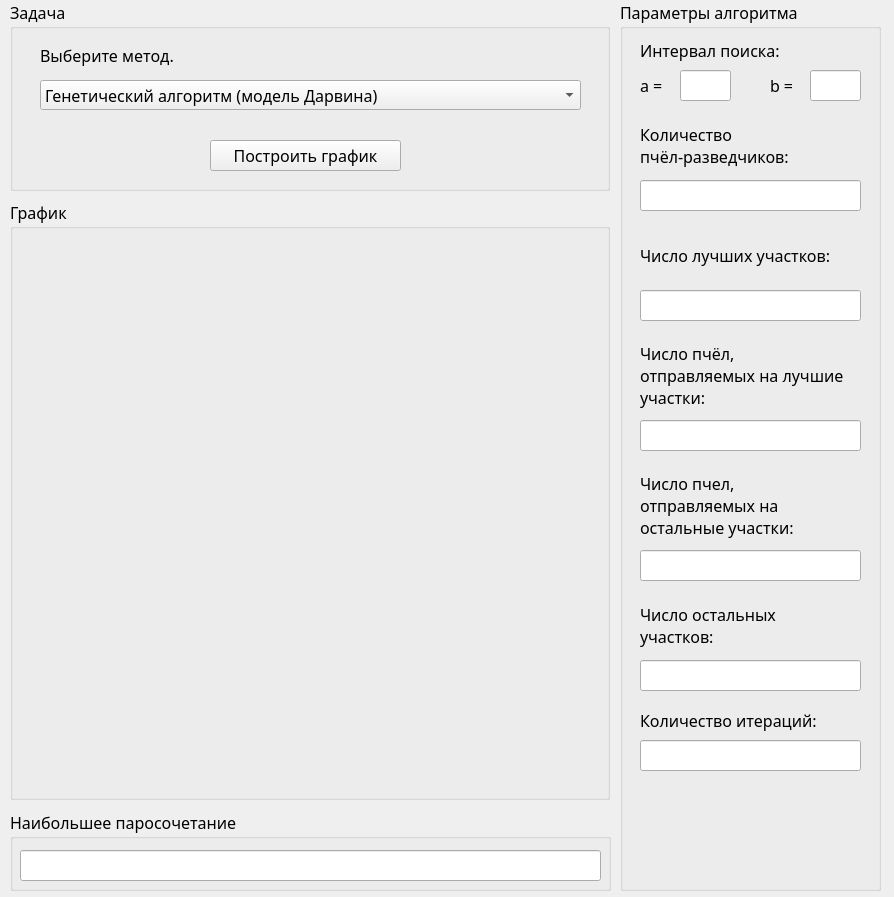
<?xml version="1.0" encoding="UTF-8"?>
<ui version="4.0">
 <class>MainWindow</class>
 <widget class="QMainWindow" name="MainWindow">
  <property name="geometry">
   <rect>
    <x>0</x>
    <y>0</y>
    <width>894</width>
    <height>897</height>
   </rect>
  </property>
  <property name="font">
   <font>
    <family>Calibri Light</family>
    <pointsize>12</pointsize>
   </font>
  </property>
  <property name="windowTitle">
   <string>Методы поисковой оптимизации</string>
  </property>
  <widget class="QWidget" name="centralwidget">
   <widget class="QGroupBox" name="groupBox">
    <property name="geometry">
     <rect>
      <x>10</x>
      <y>200</y>
      <width>600</width>
      <height>600</height>
     </rect>
    </property>
    <property name="title">
     <string>График</string>
    </property>
   </widget>
   <widget class="QGroupBox" name="groupBox_2">
    <property name="geometry">
     <rect>
      <x>10</x>
      <y>0</y>
      <width>600</width>
      <height>191</height>
     </rect>
    </property>
    <property name="title">
     <string>Задача</string>
    </property>
    <widget class="QComboBox" name="comboBox">
     <property name="geometry">
      <rect>
       <x>30</x>
       <y>80</y>
       <width>541</width>
       <height>30</height>
      </rect>
     </property>
     <property name="acceptDrops">
      <bool>false</bool>
     </property>
     <property name="autoFillBackground">
      <bool>false</bool>
     </property>
     <property name="editable">
      <bool>false</bool>
     </property>
     <property name="currentText">
      <string>Генетический алгоритм (модель Дарвина)</string>
     </property>
     <property name="currentIndex">
      <number>0</number>
     </property>
     <property name="sizeAdjustPolicy">
      <enum>QComboBox::AdjustToContentsOnFirstShow</enum>
     </property>
     <property name="frame">
      <bool>true</bool>
     </property>
     <item>
      <property name="text">
       <string>Генетический алгоритм (модель Дарвина)</string>
      </property>
     </item>
     <item>
      <property name="text">
       <string>Генетический алгоритм (модель Ламарка)</string>
      </property>
     </item>
    </widget>
    <widget class="QLabel" name="label">
     <property name="geometry">
      <rect>
       <x>30</x>
       <y>40</y>
       <width>251</width>
       <height>31</height>
      </rect>
     </property>
     <property name="text">
      <string>Выберите метод.</string>
     </property>
    </widget>
    <widget class="QPushButton" name="pushButton">
     <property name="geometry">
      <rect>
       <x>200</x>
       <y>140</y>
       <width>191</width>
       <height>31</height>
      </rect>
     </property>
     <property name="text">
      <string>Построить график</string>
     </property>
    </widget>
   </widget>
   <widget class="QGroupBox" name="groupBox_3">
    <property name="geometry">
     <rect>
      <x>10</x>
      <y>810</y>
      <width>601</width>
      <height>81</height>
     </rect>
    </property>
    <property name="title">
     <string>Наибольшее паросочетание</string>
    </property>
    <widget class="QLineEdit" name="lineEdit_2">
     <property name="geometry">
      <rect>
       <x>10</x>
       <y>40</y>
       <width>581</width>
       <height>31</height>
      </rect>
     </property>
     <property name="readOnly">
      <bool>true</bool>
     </property>
    </widget>
   </widget>
   <widget class="QGroupBox" name="groupBox_4">
    <property name="geometry">
     <rect>
      <x>620</x>
      <y>0</y>
      <width>261</width>
      <height>891</height>
     </rect>
    </property>
    <property name="title">
     <string>Параметры алгоритма</string>
    </property>
    <widget class="QLabel" name="label_6">
     <property name="geometry">
      <rect>
       <x>20</x>
       <y>40</y>
       <width>201</width>
       <height>21</height>
      </rect>
     </property>
     <property name="text">
      <string>Интервал поиска:</string>
     </property>
    </widget>
    <widget class="QLabel" name="label_7">
     <property name="geometry">
      <rect>
       <x>20</x>
       <y>70</y>
       <width>41</width>
       <height>31</height>
      </rect>
     </property>
     <property name="text">
      <string>a = </string>
     </property>
    </widget>
    <widget class="QLineEdit" name="lineEdit_5">
     <property name="geometry">
      <rect>
       <x>60</x>
       <y>70</y>
       <width>51</width>
       <height>31</height>
      </rect>
     </property>
    </widget>
    <widget class="QLabel" name="label_8">
     <property name="geometry">
      <rect>
       <x>150</x>
       <y>70</y>
       <width>41</width>
       <height>31</height>
      </rect>
     </property>
     <property name="text">
      <string>b = </string>
     </property>
    </widget>
    <widget class="QLineEdit" name="lineEdit_6">
     <property name="geometry">
      <rect>
       <x>190</x>
       <y>70</y>
       <width>51</width>
       <height>31</height>
      </rect>
     </property>
    </widget>
    <widget class="QLabel" name="label_9">
     <property name="geometry">
      <rect>
       <x>20</x>
       <y>120</y>
       <width>221</width>
       <height>51</height>
      </rect>
     </property>
     <property name="text">
      <string>&lt;html&gt;&lt;head/&gt;&lt;body&gt;&lt;p&gt;Количество&lt;br&gt;пчёл-разведчиков:&lt;/p&gt;&lt;/body&gt;&lt;/html&gt;</string>
     </property>
    </widget>
    <widget class="QLineEdit" name="lineEdit_7">
     <property name="geometry">
      <rect>
       <x>20</x>
       <y>180</y>
       <width>221</width>
       <height>31</height>
      </rect>
     </property>
    </widget>
    <widget class="QLabel" name="label_10">
     <property name="geometry">
      <rect>
       <x>20</x>
       <y>230</y>
       <width>221</width>
       <height>51</height>
      </rect>
     </property>
     <property name="text">
      <string>&lt;html&gt;&lt;head/&gt;&lt;body&gt;&lt;p&gt;Число лучших участков:&lt;/p&gt;&lt;/body&gt;&lt;/html&gt;</string>
     </property>
    </widget>
    <widget class="QLineEdit" name="lineEdit_8">
     <property name="geometry">
      <rect>
       <x>20</x>
       <y>290</y>
       <width>221</width>
       <height>31</height>
      </rect>
     </property>
    </widget>
    <widget class="QLabel" name="label_11">
     <property name="geometry">
      <rect>
       <x>20</x>
       <y>340</y>
       <width>221</width>
       <height>71</height>
      </rect>
     </property>
     <property name="text">
      <string>&lt;html&gt;&lt;head/&gt;&lt;body&gt;&lt;p&gt;Число пчёл, &lt;br&gt;отправляемых на лучшие&lt;br&gt;участки:&lt;/p&gt;&lt;/body&gt;&lt;/html&gt;</string>
     </property>
    </widget>
    <widget class="QLineEdit" name="lineEdit_9">
     <property name="geometry">
      <rect>
       <x>20</x>
       <y>420</y>
       <width>221</width>
       <height>31</height>
      </rect>
     </property>
    </widget>
    <widget class="QLabel" name="label_12">
     <property name="geometry">
      <rect>
       <x>20</x>
       <y>470</y>
       <width>221</width>
       <height>71</height>
      </rect>
     </property>
     <property name="text">
      <string>&lt;html&gt;&lt;head/&gt;&lt;body&gt;&lt;p&gt;Число пчел, &lt;br&gt;отправляемых на &lt;br&gt;остальные участки:&lt;/p&gt;&lt;/body&gt;&lt;/html&gt;</string>
     </property>
    </widget>
    <widget class="QLineEdit" name="lineEdit_10">
     <property name="geometry">
      <rect>
       <x>20</x>
       <y>550</y>
       <width>221</width>
       <height>31</height>
      </rect>
     </property>
    </widget>
    <widget class="QLabel" name="label_13">
     <property name="geometry">
      <rect>
       <x>20</x>
       <y>600</y>
       <width>221</width>
       <height>51</height>
      </rect>
     </property>
     <property name="text">
      <string>&lt;html&gt;&lt;head/&gt;&lt;body&gt;&lt;p&gt;Число остальных&lt;br&gt;участков:&lt;/p&gt;&lt;/body&gt;&lt;/html&gt;</string>
     </property>
    </widget>
    <widget class="QLineEdit" name="lineEdit_11">
     <property name="geometry">
      <rect>
       <x>20</x>
       <y>660</y>
       <width>221</width>
       <height>31</height>
      </rect>
     </property>
     <property name="text">
      <string/>
     </property>
    </widget>
    <widget class="QLabel" name="label_14">
     <property name="geometry">
      <rect>
       <x>20</x>
       <y>710</y>
       <width>201</width>
       <height>21</height>
      </rect>
     </property>
     <property name="text">
      <string>Количество итераций:</string>
     </property>
    </widget>
    <widget class="QLineEdit" name="lineEdit_12">
     <property name="geometry">
      <rect>
       <x>20</x>
       <y>740</y>
       <width>221</width>
       <height>31</height>
      </rect>
     </property>
     <property name="text">
      <string/>
     </property>
    </widget>
   </widget>
  </widget>
 </widget>
 <resources/>
 <connections/>
</ui>
